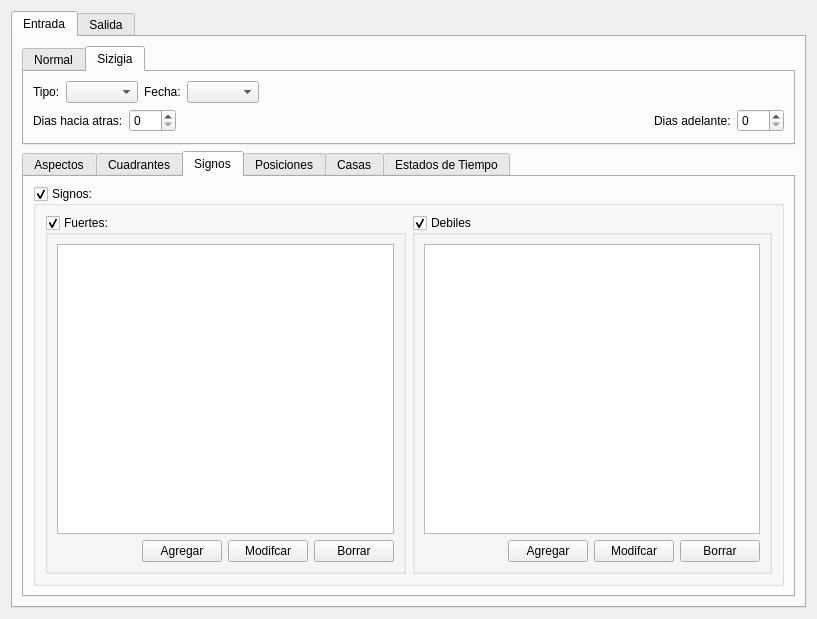
<?xml version="1.0" encoding="UTF-8"?>
<ui version="4.0">
 <class>dataProcessorWidget</class>
 <widget class="QWidget" name="dataProcessorWidget">
  <property name="geometry">
   <rect>
    <x>0</x>
    <y>0</y>
    <width>817</width>
    <height>619</height>
   </rect>
  </property>
  <property name="windowTitle">
   <string>Procesar Datos</string>
  </property>
  <layout class="QVBoxLayout" name="verticalLayout">
   <item>
    <widget class="QTabWidget" name="tabWidget">
     <property name="currentIndex">
      <number>0</number>
     </property>
     <widget class="QWidget" name="tab">
      <attribute name="title">
       <string>Entrada</string>
      </attribute>
      <layout class="QVBoxLayout" name="verticalLayout_11">
       <item>
        <widget class="QTabWidget" name="tabWidget_3">
         <property name="sizePolicy">
          <sizepolicy hsizetype="Expanding" vsizetype="Maximum">
           <horstretch>0</horstretch>
           <verstretch>0</verstretch>
          </sizepolicy>
         </property>
         <property name="currentIndex">
          <number>1</number>
         </property>
         <widget class="QWidget" name="tab_9">
          <attribute name="title">
           <string>Normal</string>
          </attribute>
          <layout class="QVBoxLayout" name="verticalLayout_29">
           <item>
            <layout class="QHBoxLayout" name="horizontalLayout">
             <item>
              <widget class="QLabel" name="label">
               <property name="text">
                <string>Fecha Inicio: </string>
               </property>
              </widget>
             </item>
             <item>
              <widget class="QDateTimeEdit" name="initDateTimeEdit">
               <property name="date">
                <date>
                 <year>1800</year>
                 <month>1</month>
                 <day>1</day>
                </date>
               </property>
              </widget>
             </item>
             <item>
              <spacer name="horizontalSpacer">
               <property name="orientation">
                <enum>Qt::Horizontal</enum>
               </property>
               <property name="sizeHint" stdset="0">
                <size>
                 <width>40</width>
                 <height>20</height>
                </size>
               </property>
              </spacer>
             </item>
             <item>
              <widget class="QLabel" name="label_2">
               <property name="text">
                <string>Fecha Final:</string>
               </property>
              </widget>
             </item>
             <item>
              <widget class="QDateTimeEdit" name="finishDateTimeEdit"/>
             </item>
            </layout>
           </item>
           <item>
            <layout class="QHBoxLayout" name="horizontalLayout_2">
             <item>
              <spacer name="horizontalSpacer_2">
               <property name="orientation">
                <enum>Qt::Horizontal</enum>
               </property>
               <property name="sizeHint" stdset="0">
                <size>
                 <width>40</width>
                 <height>20</height>
                </size>
               </property>
              </spacer>
             </item>
             <item>
              <widget class="QCheckBox" name="sisigiaCheckBox">
               <property name="text">
                <string>Sisigias</string>
               </property>
              </widget>
             </item>
             <item>
              <widget class="QCheckBox" name="normalCheckBox">
               <property name="text">
                <string>Normal</string>
               </property>
               <property name="checked">
                <bool>true</bool>
               </property>
              </widget>
             </item>
            </layout>
           </item>
          </layout>
         </widget>
         <widget class="QWidget" name="tab_10">
          <attribute name="title">
           <string>Sizigia</string>
          </attribute>
          <layout class="QVBoxLayout" name="verticalLayout_30">
           <item>
            <layout class="QHBoxLayout" name="horizontalLayout_22">
             <item>
              <widget class="QLabel" name="label_3">
               <property name="text">
                <string>Tipo:</string>
               </property>
              </widget>
             </item>
             <item>
              <widget class="QComboBox" name="sizigiaKindComboBox"/>
             </item>
             <item>
              <widget class="QLabel" name="label_4">
               <property name="text">
                <string>Fecha:</string>
               </property>
              </widget>
             </item>
             <item>
              <widget class="QComboBox" name="sizigiaDateComboBox"/>
             </item>
             <item>
              <spacer name="horizontalSpacer_16">
               <property name="orientation">
                <enum>Qt::Horizontal</enum>
               </property>
               <property name="sizeHint" stdset="0">
                <size>
                 <width>40</width>
                 <height>20</height>
                </size>
               </property>
              </spacer>
             </item>
            </layout>
           </item>
           <item>
            <layout class="QHBoxLayout" name="horizontalLayout_23">
             <item>
              <widget class="QLabel" name="label_6">
               <property name="text">
                <string>Dias hacia atras:</string>
               </property>
              </widget>
             </item>
             <item>
              <widget class="QSpinBox" name="beforeDaysSpinBox">
               <property name="maximum">
                <number>365</number>
               </property>
              </widget>
             </item>
             <item>
              <spacer name="horizontalSpacer_17">
               <property name="orientation">
                <enum>Qt::Horizontal</enum>
               </property>
               <property name="sizeHint" stdset="0">
                <size>
                 <width>40</width>
                 <height>20</height>
                </size>
               </property>
              </spacer>
             </item>
             <item>
              <widget class="QLabel" name="label_5">
               <property name="text">
                <string>Dias adelante:</string>
               </property>
              </widget>
             </item>
             <item>
              <widget class="QSpinBox" name="afterDaysSpinBox">
               <property name="maximum">
                <number>365</number>
               </property>
              </widget>
             </item>
            </layout>
           </item>
          </layout>
         </widget>
        </widget>
       </item>
       <item>
        <widget class="QTabWidget" name="tabWidget_2">
         <property name="currentIndex">
          <number>2</number>
         </property>
         <widget class="QWidget" name="tab_3">
          <attribute name="title">
           <string>Aspectos</string>
          </attribute>
          <layout class="QVBoxLayout" name="verticalLayout_4">
           <item>
            <widget class="QGroupBox" name="aspectsGroupBox">
             <property name="title">
              <string>Aspectos:</string>
             </property>
             <property name="checkable">
              <bool>true</bool>
             </property>
             <layout class="QHBoxLayout" name="horizontalLayout_5">
              <item>
               <widget class="QGroupBox" name="strongAspectGroupBox">
                <property name="title">
                 <string>Fuertes:</string>
                </property>
                <property name="checkable">
                 <bool>true</bool>
                </property>
                <layout class="QVBoxLayout" name="verticalLayout_2">
                 <item>
                  <widget class="QTableWidget" name="strongAspectTableWidget">
                   <property name="editTriggers">
                    <set>QAbstractItemView::NoEditTriggers</set>
                   </property>
                   <property name="selectionMode">
                    <enum>QAbstractItemView::SingleSelection</enum>
                   </property>
                   <property name="selectionBehavior">
                    <enum>QAbstractItemView::SelectRows</enum>
                   </property>
                  </widget>
                 </item>
                 <item>
                  <layout class="QHBoxLayout" name="horizontalLayout_3">
                   <item>
                    <spacer name="horizontalSpacer_3">
                     <property name="orientation">
                      <enum>Qt::Horizontal</enum>
                     </property>
                     <property name="sizeHint" stdset="0">
                      <size>
                       <width>40</width>
                       <height>20</height>
                      </size>
                     </property>
                    </spacer>
                   </item>
                   <item>
                    <widget class="QPushButton" name="addStrongAspectsPushButton">
                     <property name="text">
                      <string>Agregar</string>
                     </property>
                    </widget>
                   </item>
                   <item>
                    <widget class="QPushButton" name="modStrongAspectsPushButton">
                     <property name="text">
                      <string>Modifcar</string>
                     </property>
                    </widget>
                   </item>
                   <item>
                    <widget class="QPushButton" name="delStrongAspectsPushButton">
                     <property name="text">
                      <string>Borrar</string>
                     </property>
                    </widget>
                   </item>
                  </layout>
                 </item>
                </layout>
               </widget>
              </item>
              <item>
               <widget class="QGroupBox" name="weakAspectGroupBox">
                <property name="title">
                 <string>Debiles</string>
                </property>
                <property name="checkable">
                 <bool>true</bool>
                </property>
                <layout class="QVBoxLayout" name="verticalLayout_3">
                 <item>
                  <widget class="QTableWidget" name="weakAspectTableWidget">
                   <property name="editTriggers">
                    <set>QAbstractItemView::NoEditTriggers</set>
                   </property>
                   <property name="selectionMode">
                    <enum>QAbstractItemView::SingleSelection</enum>
                   </property>
                   <property name="selectionBehavior">
                    <enum>QAbstractItemView::SelectRows</enum>
                   </property>
                  </widget>
                 </item>
                 <item>
                  <layout class="QHBoxLayout" name="horizontalLayout_4">
                   <item>
                    <spacer name="horizontalSpacer_4">
                     <property name="orientation">
                      <enum>Qt::Horizontal</enum>
                     </property>
                     <property name="sizeHint" stdset="0">
                      <size>
                       <width>40</width>
                       <height>20</height>
                      </size>
                     </property>
                    </spacer>
                   </item>
                   <item>
                    <widget class="QPushButton" name="addWeakAspectsPushButton">
                     <property name="text">
                      <string>Agregar</string>
                     </property>
                    </widget>
                   </item>
                   <item>
                    <widget class="QPushButton" name="modWeakAspectsPushButton">
                     <property name="text">
                      <string>Modifcar</string>
                     </property>
                    </widget>
                   </item>
                   <item>
                    <widget class="QPushButton" name="delWeakAspectsPushButton">
                     <property name="text">
                      <string>Borrar</string>
                     </property>
                    </widget>
                   </item>
                  </layout>
                 </item>
                </layout>
               </widget>
              </item>
             </layout>
            </widget>
           </item>
          </layout>
         </widget>
         <widget class="QWidget" name="tab_5">
          <attribute name="title">
           <string>Cuadrantes</string>
          </attribute>
          <layout class="QVBoxLayout" name="verticalLayout_7">
           <item>
            <widget class="QGroupBox" name="cuadrantesGroupBox">
             <property name="title">
              <string>Cuadrantes:</string>
             </property>
             <property name="checkable">
              <bool>true</bool>
             </property>
             <layout class="QHBoxLayout" name="horizontalLayout_6">
              <item>
               <widget class="QGroupBox" name="strongQuadrantsGroupBox">
                <property name="title">
                 <string>Fuertes:</string>
                </property>
                <property name="checkable">
                 <bool>true</bool>
                </property>
                <layout class="QVBoxLayout" name="verticalLayout_5">
                 <item>
                  <widget class="QTableWidget" name="strongCuadrantesTableWidget">
                   <property name="editTriggers">
                    <set>QAbstractItemView::NoEditTriggers</set>
                   </property>
                   <property name="selectionMode">
                    <enum>QAbstractItemView::SingleSelection</enum>
                   </property>
                   <property name="selectionBehavior">
                    <enum>QAbstractItemView::SelectRows</enum>
                   </property>
                  </widget>
                 </item>
                 <item>
                  <layout class="QHBoxLayout" name="horizontalLayout_7">
                   <item>
                    <spacer name="horizontalSpacer_5">
                     <property name="orientation">
                      <enum>Qt::Horizontal</enum>
                     </property>
                     <property name="sizeHint" stdset="0">
                      <size>
                       <width>40</width>
                       <height>20</height>
                      </size>
                     </property>
                    </spacer>
                   </item>
                   <item>
                    <widget class="QPushButton" name="addStrongCuadrantesPushButton">
                     <property name="text">
                      <string>Agregar</string>
                     </property>
                    </widget>
                   </item>
                   <item>
                    <widget class="QPushButton" name="modStrongCuadrantesPushButton">
                     <property name="text">
                      <string>Modifcar</string>
                     </property>
                    </widget>
                   </item>
                   <item>
                    <widget class="QPushButton" name="delStrongCuadrantesPushButton">
                     <property name="text">
                      <string>Borrar</string>
                     </property>
                    </widget>
                   </item>
                  </layout>
                 </item>
                </layout>
               </widget>
              </item>
              <item>
               <widget class="QGroupBox" name="weakQuadrantsGroupBox">
                <property name="title">
                 <string>Debiles</string>
                </property>
                <property name="checkable">
                 <bool>true</bool>
                </property>
                <layout class="QVBoxLayout" name="verticalLayout_6">
                 <item>
                  <widget class="QTableWidget" name="weakCuadrantesTableWidget">
                   <property name="editTriggers">
                    <set>QAbstractItemView::NoEditTriggers</set>
                   </property>
                   <property name="selectionMode">
                    <enum>QAbstractItemView::SingleSelection</enum>
                   </property>
                   <property name="selectionBehavior">
                    <enum>QAbstractItemView::SelectRows</enum>
                   </property>
                  </widget>
                 </item>
                 <item>
                  <layout class="QHBoxLayout" name="horizontalLayout_8">
                   <item>
                    <spacer name="horizontalSpacer_6">
                     <property name="orientation">
                      <enum>Qt::Horizontal</enum>
                     </property>
                     <property name="sizeHint" stdset="0">
                      <size>
                       <width>40</width>
                       <height>20</height>
                      </size>
                     </property>
                    </spacer>
                   </item>
                   <item>
                    <widget class="QPushButton" name="addWeakCuadrantesPushButton">
                     <property name="text">
                      <string>Agregar</string>
                     </property>
                    </widget>
                   </item>
                   <item>
                    <widget class="QPushButton" name="modWeakCuadrantesPushButton">
                     <property name="text">
                      <string>Modifcar</string>
                     </property>
                    </widget>
                   </item>
                   <item>
                    <widget class="QPushButton" name="delWeakCuadrantesPushButton">
                     <property name="text">
                      <string>Borrar</string>
                     </property>
                    </widget>
                   </item>
                  </layout>
                 </item>
                </layout>
               </widget>
              </item>
             </layout>
            </widget>
           </item>
          </layout>
         </widget>
         <widget class="QWidget" name="tab_6">
          <attribute name="title">
           <string>Signos</string>
          </attribute>
          <layout class="QVBoxLayout" name="verticalLayout_10">
           <item>
            <widget class="QGroupBox" name="signsGroupBox">
             <property name="title">
              <string>Signos: </string>
             </property>
             <property name="checkable">
              <bool>true</bool>
             </property>
             <layout class="QHBoxLayout" name="horizontalLayout_9">
              <item>
               <widget class="QGroupBox" name="strongSingsGroupBox">
                <property name="title">
                 <string>Fuertes:</string>
                </property>
                <property name="checkable">
                 <bool>true</bool>
                </property>
                <layout class="QVBoxLayout" name="verticalLayout_8">
                 <item>
                  <widget class="QTableWidget" name="strongSignsTableWidget">
                   <property name="editTriggers">
                    <set>QAbstractItemView::NoEditTriggers</set>
                   </property>
                   <property name="selectionMode">
                    <enum>QAbstractItemView::SingleSelection</enum>
                   </property>
                   <property name="selectionBehavior">
                    <enum>QAbstractItemView::SelectRows</enum>
                   </property>
                  </widget>
                 </item>
                 <item>
                  <layout class="QHBoxLayout" name="horizontalLayout_10">
                   <item>
                    <spacer name="horizontalSpacer_7">
                     <property name="orientation">
                      <enum>Qt::Horizontal</enum>
                     </property>
                     <property name="sizeHint" stdset="0">
                      <size>
                       <width>40</width>
                       <height>20</height>
                      </size>
                     </property>
                    </spacer>
                   </item>
                   <item>
                    <widget class="QPushButton" name="addStrongSignsPushButton">
                     <property name="text">
                      <string>Agregar</string>
                     </property>
                    </widget>
                   </item>
                   <item>
                    <widget class="QPushButton" name="modStrongSignsPushButton">
                     <property name="text">
                      <string>Modifcar</string>
                     </property>
                    </widget>
                   </item>
                   <item>
                    <widget class="QPushButton" name="delStrongSignsPushButton">
                     <property name="text">
                      <string>Borrar</string>
                     </property>
                    </widget>
                   </item>
                  </layout>
                 </item>
                </layout>
               </widget>
              </item>
              <item>
               <widget class="QGroupBox" name="weakSingsGroupBox">
                <property name="title">
                 <string>Debiles</string>
                </property>
                <property name="checkable">
                 <bool>true</bool>
                </property>
                <layout class="QVBoxLayout" name="verticalLayout_9">
                 <item>
                  <widget class="QTableWidget" name="weakSignsTableWidget">
                   <property name="editTriggers">
                    <set>QAbstractItemView::NoEditTriggers</set>
                   </property>
                   <property name="selectionMode">
                    <enum>QAbstractItemView::SingleSelection</enum>
                   </property>
                   <property name="selectionBehavior">
                    <enum>QAbstractItemView::SelectRows</enum>
                   </property>
                  </widget>
                 </item>
                 <item>
                  <layout class="QHBoxLayout" name="horizontalLayout_11">
                   <item>
                    <spacer name="horizontalSpacer_8">
                     <property name="orientation">
                      <enum>Qt::Horizontal</enum>
                     </property>
                     <property name="sizeHint" stdset="0">
                      <size>
                       <width>40</width>
                       <height>20</height>
                      </size>
                     </property>
                    </spacer>
                   </item>
                   <item>
                    <widget class="QPushButton" name="addWeakSignsPushButton">
                     <property name="text">
                      <string>Agregar</string>
                     </property>
                    </widget>
                   </item>
                   <item>
                    <widget class="QPushButton" name="modWeakSignsPushButton">
                     <property name="text">
                      <string>Modifcar</string>
                     </property>
                    </widget>
                   </item>
                   <item>
                    <widget class="QPushButton" name="delWeakSignsPushButton">
                     <property name="text">
                      <string>Borrar</string>
                     </property>
                    </widget>
                   </item>
                  </layout>
                 </item>
                </layout>
               </widget>
              </item>
             </layout>
            </widget>
           </item>
          </layout>
         </widget>
         <widget class="QWidget" name="tab_7">
          <attribute name="title">
           <string>Posiciones</string>
          </attribute>
          <layout class="QVBoxLayout" name="verticalLayout_14">
           <item>
            <widget class="QGroupBox" name="positionsGroupBox">
             <property name="title">
              <string>Posiciones: </string>
             </property>
             <property name="checkable">
              <bool>true</bool>
             </property>
             <layout class="QHBoxLayout" name="horizontalLayout_12">
              <item>
               <widget class="QGroupBox" name="strongPositionsGroupBox">
                <property name="title">
                 <string>Fuertes:</string>
                </property>
                <property name="checkable">
                 <bool>true</bool>
                </property>
                <layout class="QVBoxLayout" name="verticalLayout_12">
                 <item>
                  <widget class="QTableWidget" name="strongPositionsTableWidget">
                   <property name="editTriggers">
                    <set>QAbstractItemView::NoEditTriggers</set>
                   </property>
                   <property name="selectionMode">
                    <enum>QAbstractItemView::SingleSelection</enum>
                   </property>
                   <property name="selectionBehavior">
                    <enum>QAbstractItemView::SelectRows</enum>
                   </property>
                  </widget>
                 </item>
                 <item>
                  <layout class="QHBoxLayout" name="horizontalLayout_13">
                   <item>
                    <spacer name="horizontalSpacer_9">
                     <property name="orientation">
                      <enum>Qt::Horizontal</enum>
                     </property>
                     <property name="sizeHint" stdset="0">
                      <size>
                       <width>40</width>
                       <height>20</height>
                      </size>
                     </property>
                    </spacer>
                   </item>
                   <item>
                    <widget class="QPushButton" name="addStrongPositionsPushButton">
                     <property name="text">
                      <string>Agregar</string>
                     </property>
                    </widget>
                   </item>
                   <item>
                    <widget class="QPushButton" name="modStrongPositionsPushButton">
                     <property name="text">
                      <string>Modifcar</string>
                     </property>
                    </widget>
                   </item>
                   <item>
                    <widget class="QPushButton" name="delStrongPositionsPushButton">
                     <property name="text">
                      <string>Borrar</string>
                     </property>
                    </widget>
                   </item>
                  </layout>
                 </item>
                </layout>
               </widget>
              </item>
              <item>
               <widget class="QGroupBox" name="weakPositionsGroupBox">
                <property name="title">
                 <string>Debiles</string>
                </property>
                <property name="checkable">
                 <bool>true</bool>
                </property>
                <layout class="QVBoxLayout" name="verticalLayout_13">
                 <item>
                  <widget class="QTableWidget" name="weakPositionsTableWidget">
                   <property name="editTriggers">
                    <set>QAbstractItemView::NoEditTriggers</set>
                   </property>
                   <property name="selectionMode">
                    <enum>QAbstractItemView::SingleSelection</enum>
                   </property>
                   <property name="selectionBehavior">
                    <enum>QAbstractItemView::SelectRows</enum>
                   </property>
                  </widget>
                 </item>
                 <item>
                  <layout class="QHBoxLayout" name="horizontalLayout_14">
                   <item>
                    <spacer name="horizontalSpacer_10">
                     <property name="orientation">
                      <enum>Qt::Horizontal</enum>
                     </property>
                     <property name="sizeHint" stdset="0">
                      <size>
                       <width>40</width>
                       <height>20</height>
                      </size>
                     </property>
                    </spacer>
                   </item>
                   <item>
                    <widget class="QPushButton" name="addWeakPositionsPushButton">
                     <property name="text">
                      <string>Agregar</string>
                     </property>
                    </widget>
                   </item>
                   <item>
                    <widget class="QPushButton" name="modWeakPositionsPushButton">
                     <property name="text">
                      <string>Modifcar</string>
                     </property>
                    </widget>
                   </item>
                   <item>
                    <widget class="QPushButton" name="delWeakPositionsPushButton">
                     <property name="text">
                      <string>Borrar</string>
                     </property>
                    </widget>
                   </item>
                  </layout>
                 </item>
                </layout>
               </widget>
              </item>
             </layout>
            </widget>
           </item>
          </layout>
         </widget>
         <widget class="QWidget" name="tab_8">
          <attribute name="title">
           <string>Casas</string>
          </attribute>
          <layout class="QVBoxLayout" name="verticalLayout_20">
           <item>
            <widget class="QGroupBox" name="housesGroupBox">
             <property name="title">
              <string>Casas:</string>
             </property>
             <property name="checkable">
              <bool>true</bool>
             </property>
             <layout class="QHBoxLayout" name="horizontalLayout_18">
              <item>
               <widget class="QGroupBox" name="strongHousesGroupBox">
                <property name="title">
                 <string>Fuertes:</string>
                </property>
                <property name="checkable">
                 <bool>true</bool>
                </property>
                <layout class="QVBoxLayout" name="verticalLayout_18">
                 <item>
                  <widget class="QTableWidget" name="strongHousesTableWidget">
                   <property name="editTriggers">
                    <set>QAbstractItemView::NoEditTriggers</set>
                   </property>
                   <property name="selectionMode">
                    <enum>QAbstractItemView::SingleSelection</enum>
                   </property>
                   <property name="selectionBehavior">
                    <enum>QAbstractItemView::SelectRows</enum>
                   </property>
                  </widget>
                 </item>
                 <item>
                  <layout class="QHBoxLayout" name="horizontalLayout_19">
                   <item>
                    <spacer name="horizontalSpacer_13">
                     <property name="orientation">
                      <enum>Qt::Horizontal</enum>
                     </property>
                     <property name="sizeHint" stdset="0">
                      <size>
                       <width>40</width>
                       <height>20</height>
                      </size>
                     </property>
                    </spacer>
                   </item>
                   <item>
                    <widget class="QPushButton" name="addStrongHousesPushButton">
                     <property name="text">
                      <string>Agregar</string>
                     </property>
                    </widget>
                   </item>
                   <item>
                    <widget class="QPushButton" name="modStrongHousesPushButton">
                     <property name="text">
                      <string>Modifcar</string>
                     </property>
                    </widget>
                   </item>
                   <item>
                    <widget class="QPushButton" name="delStrongHousesPushButton">
                     <property name="text">
                      <string>Borrar</string>
                     </property>
                    </widget>
                   </item>
                  </layout>
                 </item>
                </layout>
               </widget>
              </item>
              <item>
               <widget class="QGroupBox" name="weakHousesGroupBox">
                <property name="title">
                 <string>Debiles</string>
                </property>
                <property name="checkable">
                 <bool>true</bool>
                </property>
                <layout class="QVBoxLayout" name="verticalLayout_19">
                 <item>
                  <widget class="QTableWidget" name="weakHousesTableWidget">
                   <property name="editTriggers">
                    <set>QAbstractItemView::NoEditTriggers</set>
                   </property>
                   <property name="selectionMode">
                    <enum>QAbstractItemView::SingleSelection</enum>
                   </property>
                   <property name="selectionBehavior">
                    <enum>QAbstractItemView::SelectRows</enum>
                   </property>
                  </widget>
                 </item>
                 <item>
                  <layout class="QHBoxLayout" name="horizontalLayout_20">
                   <item>
                    <spacer name="horizontalSpacer_14">
                     <property name="orientation">
                      <enum>Qt::Horizontal</enum>
                     </property>
                     <property name="sizeHint" stdset="0">
                      <size>
                       <width>40</width>
                       <height>20</height>
                      </size>
                     </property>
                    </spacer>
                   </item>
                   <item>
                    <widget class="QPushButton" name="addWeakHousesPushButton">
                     <property name="text">
                      <string>Agregar</string>
                     </property>
                    </widget>
                   </item>
                   <item>
                    <widget class="QPushButton" name="modWeakHousesPushButton">
                     <property name="text">
                      <string>Modifcar</string>
                     </property>
                    </widget>
                   </item>
                   <item>
                    <widget class="QPushButton" name="delWeakHousesPushButton">
                     <property name="text">
                      <string>Borrar</string>
                     </property>
                    </widget>
                   </item>
                  </layout>
                 </item>
                </layout>
               </widget>
              </item>
             </layout>
            </widget>
           </item>
          </layout>
         </widget>
         <widget class="QWidget" name="tab_4">
          <attribute name="title">
           <string>Estados de Tiempo</string>
          </attribute>
          <layout class="QVBoxLayout" name="verticalLayout_17">
           <item>
            <widget class="QGroupBox" name="weatheresGroupBox">
             <property name="title">
              <string>Estados del Tiempo:</string>
             </property>
             <property name="checkable">
              <bool>true</bool>
             </property>
             <layout class="QHBoxLayout" name="horizontalLayout_15">
              <item>
               <widget class="QGroupBox" name="strongWeathersGroupBox">
                <property name="title">
                 <string>Fuertes:</string>
                </property>
                <property name="checkable">
                 <bool>true</bool>
                </property>
                <layout class="QVBoxLayout" name="verticalLayout_15">
                 <item>
                  <widget class="QTableWidget" name="strongWeatheresTableWidget">
                   <property name="editTriggers">
                    <set>QAbstractItemView::NoEditTriggers</set>
                   </property>
                   <property name="selectionMode">
                    <enum>QAbstractItemView::SingleSelection</enum>
                   </property>
                   <property name="selectionBehavior">
                    <enum>QAbstractItemView::SelectRows</enum>
                   </property>
                  </widget>
                 </item>
                 <item>
                  <layout class="QHBoxLayout" name="horizontalLayout_16">
                   <item>
                    <spacer name="horizontalSpacer_11">
                     <property name="orientation">
                      <enum>Qt::Horizontal</enum>
                     </property>
                     <property name="sizeHint" stdset="0">
                      <size>
                       <width>40</width>
                       <height>20</height>
                      </size>
                     </property>
                    </spacer>
                   </item>
                   <item>
                    <widget class="QPushButton" name="addStrongWeatheresPushButton">
                     <property name="text">
                      <string>Agregar</string>
                     </property>
                    </widget>
                   </item>
                   <item>
                    <widget class="QPushButton" name="modStrongWeatheresPushButton">
                     <property name="text">
                      <string>Modifcar</string>
                     </property>
                    </widget>
                   </item>
                   <item>
                    <widget class="QPushButton" name="delStrongWeatheresPushButton">
                     <property name="text">
                      <string>Borrar</string>
                     </property>
                    </widget>
                   </item>
                  </layout>
                 </item>
                </layout>
               </widget>
              </item>
              <item>
               <widget class="QGroupBox" name="weakWeathersGroupBox">
                <property name="title">
                 <string>Debiles</string>
                </property>
                <property name="checkable">
                 <bool>true</bool>
                </property>
                <layout class="QVBoxLayout" name="verticalLayout_16">
                 <item>
                  <widget class="QTableWidget" name="weakWeatheresTableWidget">
                   <property name="editTriggers">
                    <set>QAbstractItemView::NoEditTriggers</set>
                   </property>
                   <property name="selectionMode">
                    <enum>QAbstractItemView::SingleSelection</enum>
                   </property>
                   <property name="selectionBehavior">
                    <enum>QAbstractItemView::SelectRows</enum>
                   </property>
                  </widget>
                 </item>
                 <item>
                  <layout class="QHBoxLayout" name="horizontalLayout_17">
                   <item>
                    <spacer name="horizontalSpacer_12">
                     <property name="orientation">
                      <enum>Qt::Horizontal</enum>
                     </property>
                     <property name="sizeHint" stdset="0">
                      <size>
                       <width>40</width>
                       <height>20</height>
                      </size>
                     </property>
                    </spacer>
                   </item>
                   <item>
                    <widget class="QPushButton" name="addWeakWeatheresPushButton">
                     <property name="text">
                      <string>Agregar</string>
                     </property>
                    </widget>
                   </item>
                   <item>
                    <widget class="QPushButton" name="modWeakWeatheresPushButton">
                     <property name="text">
                      <string>Modifcar</string>
                     </property>
                    </widget>
                   </item>
                   <item>
                    <widget class="QPushButton" name="delWeakWeatheresPushButton">
                     <property name="text">
                      <string>Borrar</string>
                     </property>
                    </widget>
                   </item>
                  </layout>
                 </item>
                </layout>
               </widget>
              </item>
             </layout>
            </widget>
           </item>
          </layout>
         </widget>
        </widget>
       </item>
      </layout>
     </widget>
     <widget class="QWidget" name="tab_2">
      <attribute name="title">
       <string>Salida</string>
      </attribute>
      <layout class="QVBoxLayout" name="verticalLayout_22">
       <item>
        <layout class="QGridLayout" name="gridLayout">
         <item row="0" column="0">
          <widget class="QCheckBox" name="checkBox_2">
           <property name="text">
            <string>Estado del Tiempo</string>
           </property>
           <property name="checked">
            <bool>true</bool>
           </property>
          </widget>
         </item>
         <item row="1" column="0">
          <widget class="QCheckBox" name="checkBox_4">
           <property name="text">
            <string>Aspectos</string>
           </property>
          </widget>
         </item>
         <item row="1" column="1">
          <widget class="QCheckBox" name="checkBox_5">
           <property name="text">
            <string>Posiciones</string>
           </property>
          </widget>
         </item>
         <item row="0" column="1">
          <widget class="QCheckBox" name="checkBox_3">
           <property name="text">
            <string>Casas</string>
           </property>
          </widget>
         </item>
         <item row="1" column="2">
          <widget class="QCheckBox" name="checkBox_6">
           <property name="text">
            <string>Cuadrantes</string>
           </property>
          </widget>
         </item>
         <item row="0" column="2">
          <widget class="QCheckBox" name="checkBox">
           <property name="text">
            <string>Signos</string>
           </property>
          </widget>
         </item>
        </layout>
       </item>
       <item>
        <layout class="QHBoxLayout" name="horizontalLayout_21">
         <property name="topMargin">
          <number>0</number>
         </property>
         <item>
          <spacer name="horizontalSpacer_15">
           <property name="orientation">
            <enum>Qt::Horizontal</enum>
           </property>
           <property name="sizeHint" stdset="0">
            <size>
             <width>40</width>
             <height>20</height>
            </size>
           </property>
          </spacer>
         </item>
         <item>
          <widget class="QPushButton" name="processButton">
           <property name="text">
            <string>Procesar</string>
           </property>
          </widget>
         </item>
        </layout>
       </item>
       <item>
        <widget class="QGroupBox" name="groupBox">
         <property name="title">
          <string>Salida</string>
         </property>
         <layout class="QVBoxLayout" name="verticalLayout_21">
          <item>
           <widget class="QTabWidget" name="outputPanel">
            <property name="tabShape">
             <enum>QTabWidget::Rounded</enum>
            </property>
            <property name="currentIndex">
             <number>0</number>
            </property>
            <widget class="QWidget" name="weatherTab">
             <attribute name="title">
              <string>Estados del Tiempo</string>
             </attribute>
             <layout class="QVBoxLayout" name="verticalLayout_23">
              <item>
               <widget class="QTableView" name="weatherTableView"/>
              </item>
             </layout>
            </widget>
            <widget class="QWidget" name="housesTab">
             <attribute name="title">
              <string>Casas</string>
             </attribute>
             <layout class="QVBoxLayout" name="verticalLayout_24">
              <item>
               <widget class="QTableView" name="housesTableView"/>
              </item>
             </layout>
            </widget>
            <widget class="QWidget" name="singsTab">
             <attribute name="title">
              <string>Signos</string>
             </attribute>
             <layout class="QVBoxLayout" name="verticalLayout_25">
              <item>
               <widget class="QTableView" name="singsTableView"/>
              </item>
             </layout>
            </widget>
            <widget class="QWidget" name="aspectsTab">
             <attribute name="title">
              <string>Aspectos</string>
             </attribute>
             <layout class="QVBoxLayout" name="verticalLayout_26">
              <item>
               <widget class="QTableView" name="aspectsTableView"/>
              </item>
             </layout>
            </widget>
            <widget class="QWidget" name="positionsTab">
             <attribute name="title">
              <string>Posiciones</string>
             </attribute>
             <layout class="QVBoxLayout" name="verticalLayout_27">
              <item>
               <widget class="QTableView" name="positionsTableView"/>
              </item>
             </layout>
            </widget>
            <widget class="QWidget" name="quadrantsTab">
             <attribute name="title">
              <string>Cuadrantes</string>
             </attribute>
             <layout class="QVBoxLayout" name="verticalLayout_28">
              <item>
               <widget class="QTableView" name="quadrantsTableView"/>
              </item>
             </layout>
            </widget>
           </widget>
          </item>
         </layout>
        </widget>
       </item>
      </layout>
     </widget>
    </widget>
   </item>
  </layout>
 </widget>
 <resources/>
 <connections/>
</ui>
